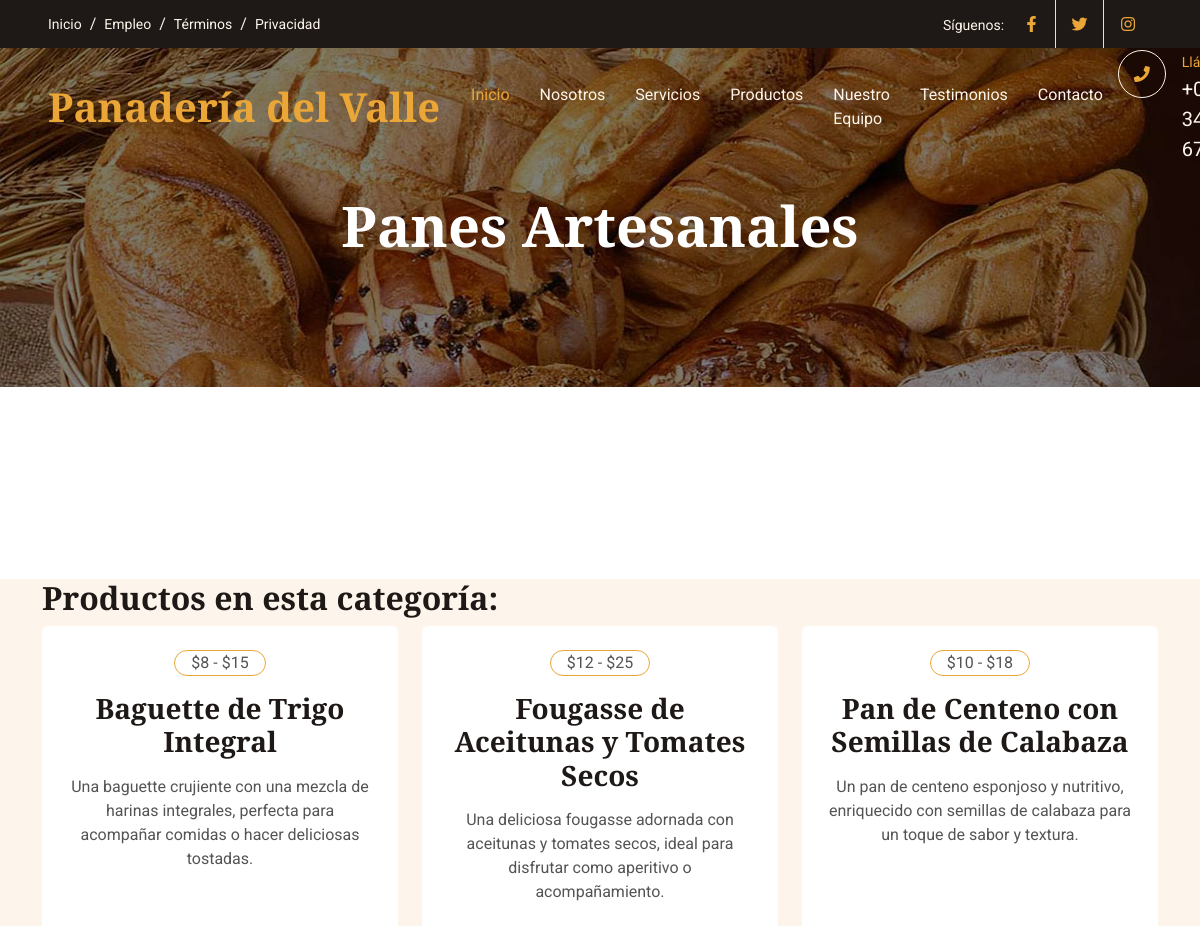
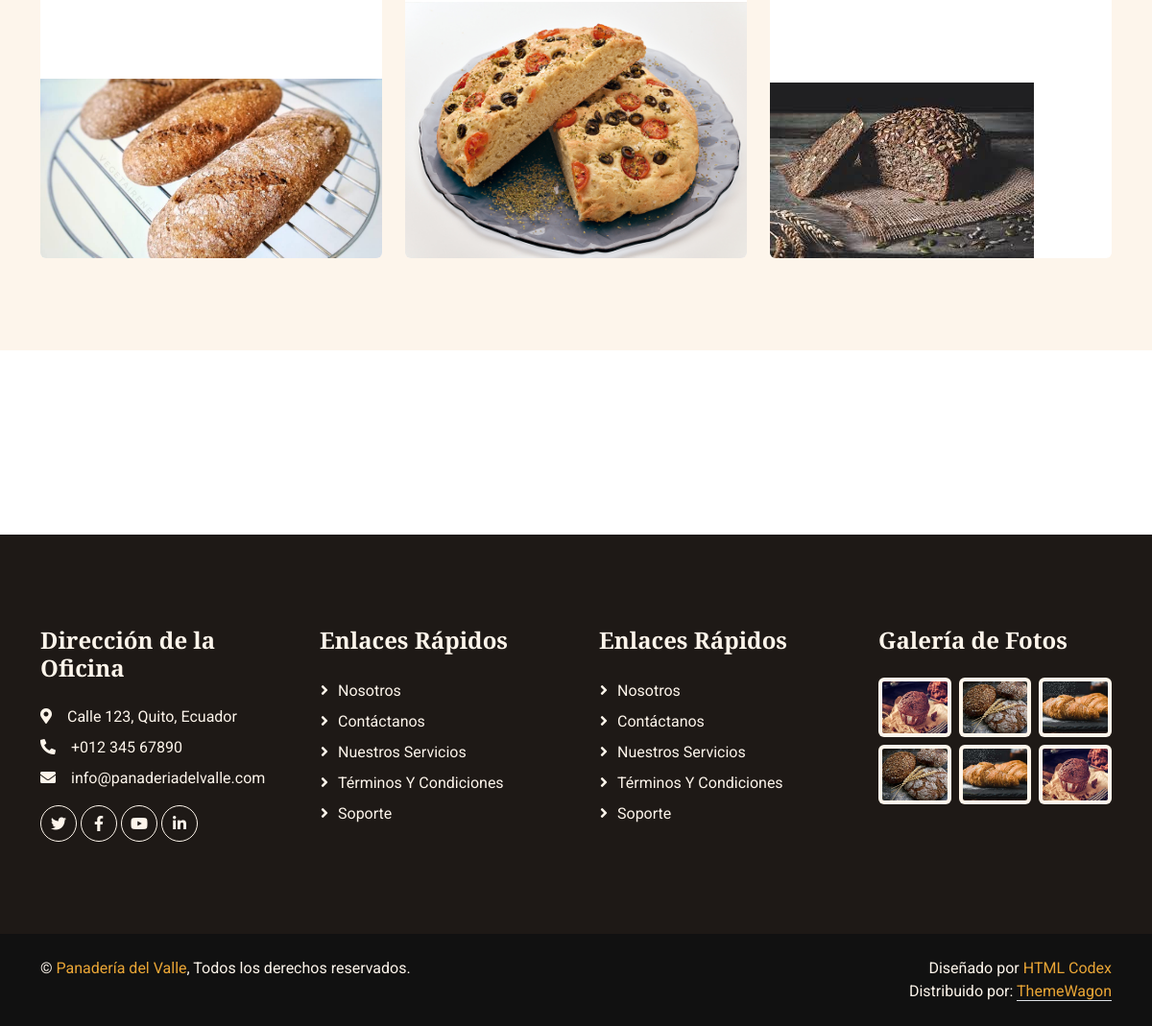
/product/product/2/, run on the app's committed database (2 pictures, top to bottom).
### products/models.py (models this page shows, shortened)
class Category(models.Model):
    name = models.CharField(max_length=50, verbose_name="Nombre")
    description = models.TextField(verbose_name="Descripción")
    image = models.ImageField(upload_to='category_images/', verbose_name="Imagen")
    created = models.DateField(auto_now_add=True, verbose_name="Fecha de creación")
    updated = models.DateField(auto_now=True, verbose_name="Fecha de edición")

class Product(models.Model):
    price_range = models.CharField(max_length=20, help_text='Price range, e.g., $11 - $99', verbose_name="Rango de precio")
    category = models.ForeignKey(Category, on_delete=models.CASCADE, verbose_name="Categoría")
    name = models.CharField(max_length=100, verbose_name="Nombre")
    description = models.TextField(verbose_name="Descripción")
    image = models.ImageField(upload_to='product_images/', verbose_name="Imagen")
    created = models.DateField(auto_now_add=True, verbose_name="Fecha de creación")
    updated = models.DateField(auto_now=True, verbose_name="Fecha de edición")

### products/views.py (the view)
# urls.py: path('product/<int:category_id>/', product_details, name='product_details'),  # Use 'product_id' instead of 'category_id'
def product_details(request, category_id):
    category = get_object_or_404(Category, pk=category_id)
    products = Product.objects.filter(category=category)
    return render(request, 'products/product_detail.html', {'category': category, 'products': products})

### social/processors.py (called while the page is built)
def ctx_dict(request):
    dict_social={}
    urls=Social.objects.all()
    for url in urls:
        dict_social[url.key]=url.url
    return dict_social

### products/templates/products/product_detail.html (shortened to what this page needs)
{% extends "core/base.html" %}
{% block header_Title %} {{ category.name }}{% endblock %}
{% block content %}
{% load static %}
<div class="container-xxl bg-light my-6 py-6 pt-0" style="margin: 12rem 0;">
    <div class="container">
        <h2>Productos en esta categoría:</h2>
        <div class="row g-4">
            {% for related_product in products %}
                <div class="col-lg-4 col-md-6 wow fadeInUp" data-wow-delay="0.1s">
                    <div class="product-item d-flex flex-column bg-white rounded overflow-hidden h-100">
                        <div class="text-center p-4">
                            <div class="d-inline-block border border-primary rounded-pill px-3 mb-3">{{ related_product.price_range }}</div>
                            <h3 class="mb-3">{{ related_product.name }}</h3>
                            <span>{{ related_product.description }}</span>
                        </div>
                        <div class="position-relative mt-auto">
                            <img class="img-fluid" src="{{ related_product.image.url }}" alt="{{ related_product.name }}">
                        </div>
                    </div>
                </div>
            {% endfor %}
        </div>
    </div>
</div>
{% endblock %}

### core/static/core/css/style.css (style rules this page uses)
:root { --primary: #EAA636; --secondary: #545454; --light: #FDF5EB; --dark: #1E1916; }
.py-6 { padding-top: 6rem; padding-bottom: 6rem; }
.my-6 { margin-top: 6rem; margin-bottom: 6rem; }
.product-item { transition: .5s; }

### data on the page
Category: name "Panes Artesanales"
Product: price_range "$8 - $15", name "Baguette de Trigo Integral", description "Una baguette crujiente con una mezcla de harinas integrales, perfecta para acompañar comidas o hacer deliciosas tostadas.", image (picture)
Product: price_range "$12 - $25", name "Fougasse de Aceitunas y Tomates Secos", description "Una deliciosa fougasse adornada con aceitunas y tomates secos, ideal para disfrutar como aperitivo o acompañamiento.", image (picture)
Product: price_range "$10 - $18", name "Pan de Centeno con Semillas de Calabaza", description "Un pan de centeno esponjoso y nutritivo, enriquecido con semillas de calabaza para un toque de sabor y textura.", image (picture)
